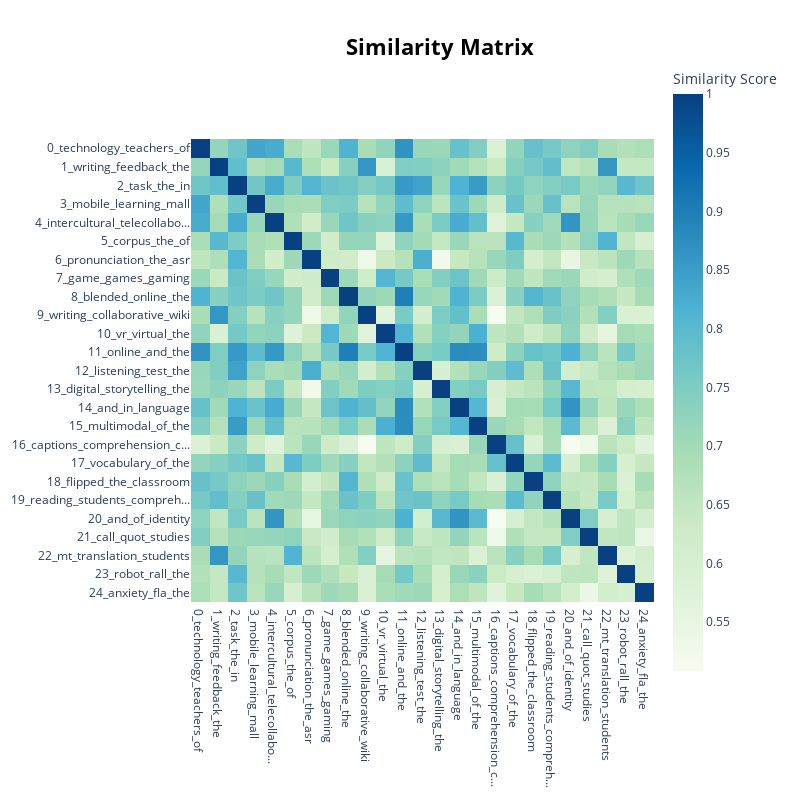

Notebook cell for this chart:
### Code cell
model.visualize_heatmap()

### Figure 1 — Plotly figure (JSON) as saved in the notebook; plotly's stock layout.template omitted (floating-point values rounded to 4 significant figures; data arrays with more than 128 entries replaced by an {"elided": "..."} marker saying what was removed)
{"data": [{"coloraxis": "coloraxis", "hovertemplate": "x: %{x}<br>y: %{y}<br>Similarity Score: %{z}<extra></extra>", "name": "0", "type": "heatmap", "x": ["0_technology_teachers_of", "1_writing_feedback_the", "2_task_the_in", "3_mobile_learning_mall", "4_intercultural_telecollabo...", "5_corpus_the_of", "6_pronunciation_the_asr", "7_game_games_gaming", "8_blended_online_the", "9_writing_collaborative_wiki", "10_vr_virtual_the", "11_online_and_the", "12_listening_test_the", "13_digital_storytelling_the", "14_and_in_language", "15_multimodal_of_the", "16_captions_comprehension_c...", "17_vocabulary_of_the", "18_flipped_the_classroom", "19_reading_students_compreh...", "20_and_of_identity", "21_call_quot_studies", "22_mt_translation_students", "23_robot_rall_the", "24_anxiety_fla_the"], "xaxis": "x", "y": ["0_technology_teachers_of", "1_writing_feedback_the", "2_task_the_in", "3_mobile_learning_mall", "4_intercultural_telecollabo...", "5_corpus_the_of", "6_pronunciation_the_asr", "7_game_games_gaming", "8_blended_online_the", "9_writing_collaborative_wiki", "10_vr_virtual_the", "11_online_and_the", "12_listening_test_the", "13_digital_storytelling_the", "14_and_in_language", "15_multimodal_of_the", "16_captions_comprehension_c...", "17_vocabulary_of_the", "18_flipped_the_classroom", "19_reading_students_compreh...", "20_and_of_identity", "21_call_quot_studies", "22_mt_translation_students", "23_robot_rall_the", "24_anxiety_fla_the"], "yaxis": "y", "z": {"elided": "25x25 float values"}}], "layout": {"coloraxis": {"colorbar": {"title": {"text": "Similarity Score"}}, "colorscale": [[0, "rgb(247,252,240)"], [0.125, "rgb(224,243,219)"], [0.25, "rgb(204,235,197)"], [0.375, "rgb(168,221,181)"], [0.5, "rgb(123,204,196)"], [0.625, "rgb(78,179,211)"], [0.75, "rgb(43,140,190)"], [0.875, "rgb(8,104,172)"], [1, "rgb(8,64,129)"]]}, "height": 800, "hoverlabel": {"bgcolor": "white", "font": {"family": "Rockwell", "size": 16}}, "legend": {"title": {"text": "Trend"}}, "margin": {"t": 60}, "showlegend": true, "title": {"font": {"color": "Black", "size": 22}, "text": "<b>Similarity Matrix</b>", "x": 0.55, "xanchor": "center", "y": 0.95, "yanchor": "top"}, "width": 800, "xaxis": {"anchor": "y", "constrain": "domain", "domain": [0, 1], "scaleanchor": "y"}, "yaxis": {"anchor": "x", "autorange": "reversed", "constrain": "domain", "domain": [0, 1]}}}
